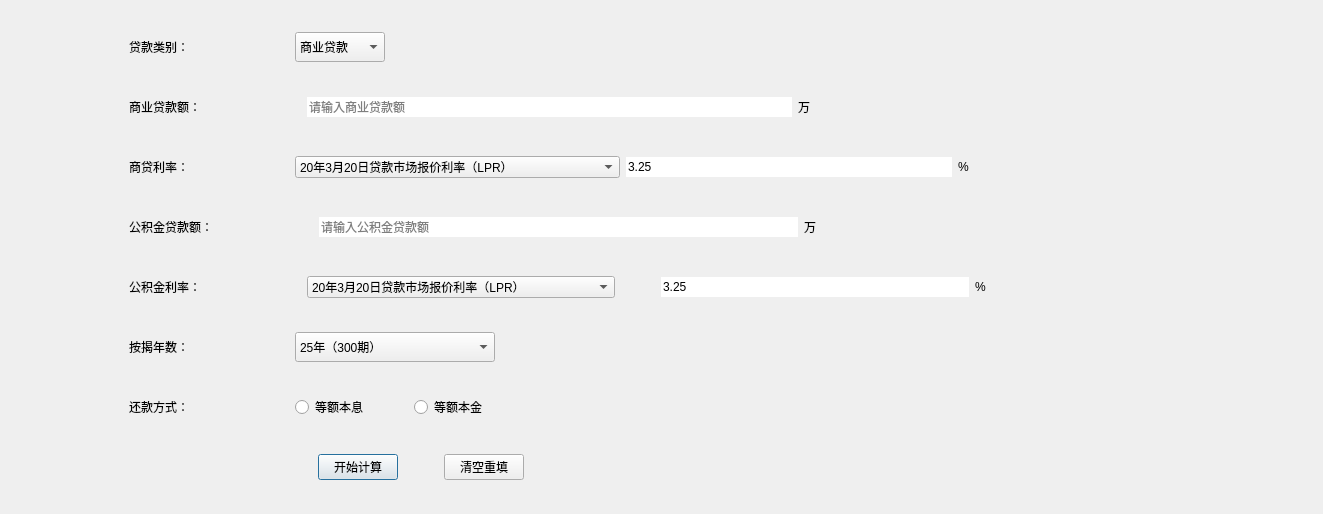
<?xml version="1.0" encoding="UTF-8"?>
<ui version="4.0">
 <class>Mix</class>
 <widget class="QDialog" name="Mix">
  <property name="geometry">
   <rect>
    <x>0</x>
    <y>0</y>
    <width>1323</width>
    <height>514</height>
   </rect>
  </property>
  <property name="windowTitle">
   <string>Dialog</string>
  </property>
  <layout class="QVBoxLayout" name="verticalLayout">
   <item>
    <widget class="QWidget" name="widget_10" native="true">
     <property name="sizePolicy">
      <sizepolicy hsizetype="Expanding" vsizetype="Expanding">
       <horstretch>100</horstretch>
       <verstretch>100</verstretch>
      </sizepolicy>
     </property>
     <layout class="QVBoxLayout" name="verticalLayout_3">
      <item>
       <widget class="QWidget" name="widget_3" native="true">
        <layout class="QHBoxLayout" name="horizontalLayout_4">
         <item>
          <spacer name="horizontalSpacer_5">
           <property name="orientation">
            <enum>Qt::Horizontal</enum>
           </property>
           <property name="sizeType">
            <enum>QSizePolicy::Fixed</enum>
           </property>
           <property name="sizeHint" stdset="0">
            <size>
             <width>100</width>
             <height>20</height>
            </size>
           </property>
          </spacer>
         </item>
         <item>
          <widget class="QLabel" name="label_3">
           <property name="text">
            <string>贷款类别：</string>
           </property>
          </widget>
         </item>
         <item>
          <spacer name="horizontalSpacer_30">
           <property name="orientation">
            <enum>Qt::Horizontal</enum>
           </property>
           <property name="sizeType">
            <enum>QSizePolicy::Fixed</enum>
           </property>
           <property name="sizeHint" stdset="0">
            <size>
             <width>100</width>
             <height>20</height>
            </size>
           </property>
          </spacer>
         </item>
         <item>
          <widget class="QComboBox" name="comboBox_4">
           <property name="maximumSize">
            <size>
             <width>100</width>
             <height>30</height>
            </size>
           </property>
           <property name="currentText">
            <string>组合型贷款</string>
           </property>
           <item>
            <property name="text">
             <string>商业贷款</string>
            </property>
           </item>
           <item>
            <property name="text">
             <string>公积金贷款</string>
            </property>
           </item>
           <item>
            <property name="text">
             <string>组合型贷款</string>
            </property>
           </item>
          </widget>
         </item>
         <item>
          <spacer name="horizontalSpacer_6">
           <property name="orientation">
            <enum>Qt::Horizontal</enum>
           </property>
           <property name="sizeHint" stdset="0">
            <size>
             <width>40</width>
             <height>20</height>
            </size>
           </property>
          </spacer>
         </item>
        </layout>
       </widget>
      </item>
      <item>
       <widget class="QWidget" name="widget_12" native="true">
        <layout class="QHBoxLayout" name="horizontalLayout_9">
         <item>
          <spacer name="horizontalSpacer_23">
           <property name="orientation">
            <enum>Qt::Horizontal</enum>
           </property>
           <property name="sizeType">
            <enum>QSizePolicy::Fixed</enum>
           </property>
           <property name="sizeHint" stdset="0">
            <size>
             <width>100</width>
             <height>20</height>
            </size>
           </property>
          </spacer>
         </item>
         <item>
          <widget class="QLabel" name="label_9">
           <property name="text">
            <string>商业贷款额：</string>
           </property>
          </widget>
         </item>
         <item>
          <spacer name="horizontalSpacer_27">
           <property name="orientation">
            <enum>Qt::Horizontal</enum>
           </property>
           <property name="sizeType">
            <enum>QSizePolicy::Fixed</enum>
           </property>
           <property name="sizeHint" stdset="0">
            <size>
             <width>100</width>
             <height>20</height>
            </size>
           </property>
          </spacer>
         </item>
         <item>
          <widget class="QLineEdit" name="lineEdit_1">
           <property name="enabled">
            <bool>true</bool>
           </property>
           <property name="text">
            <string/>
           </property>
           <property name="frame">
            <bool>false</bool>
           </property>
           <property name="placeholderText">
            <string>请输入商业贷款额</string>
           </property>
          </widget>
         </item>
         <item>
          <widget class="QLabel" name="label_12">
           <property name="text">
            <string>万</string>
           </property>
          </widget>
         </item>
         <item>
          <spacer name="horizontalSpacer_32">
           <property name="orientation">
            <enum>Qt::Horizontal</enum>
           </property>
           <property name="sizeHint" stdset="0">
            <size>
             <width>40</width>
             <height>20</height>
            </size>
           </property>
          </spacer>
         </item>
        </layout>
       </widget>
      </item>
      <item>
       <widget class="QWidget" name="widget_11" native="true">
        <layout class="QHBoxLayout" name="horizontalLayout_6">
         <item>
          <spacer name="horizontalSpacer_9">
           <property name="orientation">
            <enum>Qt::Horizontal</enum>
           </property>
           <property name="sizeType">
            <enum>QSizePolicy::Fixed</enum>
           </property>
           <property name="sizeHint" stdset="0">
            <size>
             <width>100</width>
             <height>20</height>
            </size>
           </property>
          </spacer>
         </item>
         <item>
          <widget class="QLabel" name="label_5">
           <property name="text">
            <string>商贷利率：</string>
           </property>
          </widget>
         </item>
         <item>
          <spacer name="horizontalSpacer_10">
           <property name="orientation">
            <enum>Qt::Horizontal</enum>
           </property>
           <property name="sizeType">
            <enum>QSizePolicy::Fixed</enum>
           </property>
           <property name="sizeHint" stdset="0">
            <size>
             <width>100</width>
             <height>20</height>
            </size>
           </property>
          </spacer>
         </item>
         <item>
          <widget class="QComboBox" name="comboBox_1">
           <property name="sizePolicy">
            <sizepolicy hsizetype="Expanding" vsizetype="Fixed">
             <horstretch>0</horstretch>
             <verstretch>0</verstretch>
            </sizepolicy>
           </property>
           <item>
            <property name="text">
             <string>20年3月20日贷款市场报价利率（LPR）</string>
            </property>
           </item>
           <item>
            <property name="text">
             <string>19年9月20日贷款市场报价利率（LPR）</string>
            </property>
           </item>
           <item>
            <property name="text">
             <string>15年10月24日利率上限（1.1倍）</string>
            </property>
           </item>
           <item>
            <property name="text">
             <string>15年10月24日利率上限（1.05倍）</string>
            </property>
           </item>
           <item>
            <property name="text">
             <string>15年10月24日利率下限（85折）</string>
            </property>
           </item>
           <item>
            <property name="text">
             <string>15年10月24日利率下限（7折）</string>
            </property>
           </item>
           <item>
            <property name="text">
             <string>15年10月24日基准利率</string>
            </property>
           </item>
           <item>
            <property name="text">
             <string>15年8月26日利率上限（1.1倍）</string>
            </property>
           </item>
           <item>
            <property name="text">
             <string>15年8月26日利率下限（85折）</string>
            </property>
           </item>
           <item>
            <property name="text">
             <string>15年8月26日利率下限（7折）</string>
            </property>
           </item>
           <item>
            <property name="text">
             <string>15年8月26日基准利率</string>
            </property>
           </item>
           <item>
            <property name="text">
             <string>15年6月28日利率上限（1.1倍）</string>
            </property>
           </item>
           <item>
            <property name="text">
             <string>15年6月28日利率下限（85折）</string>
            </property>
           </item>
           <item>
            <property name="text">
             <string>15年6月28日利率下限（7折）</string>
            </property>
           </item>
           <item>
            <property name="text">
             <string>15年6月28日基准利率</string>
            </property>
           </item>
           <item>
            <property name="text">
             <string>15年5月11日利率上限（1.1倍）</string>
            </property>
           </item>
           <item>
            <property name="text">
             <string>15年5月11日利率下限（85折）</string>
            </property>
           </item>
           <item>
            <property name="text">
             <string>15年5月11日利率下限（7折）</string>
            </property>
           </item>
           <item>
            <property name="text">
             <string>15年5月11日基准利率</string>
            </property>
           </item>
           <item>
            <property name="text">
             <string>15年3月1日利率上限（1.1倍）</string>
            </property>
           </item>
           <item>
            <property name="text">
             <string>15年3月1日利率上限（85折）</string>
            </property>
           </item>
           <item>
            <property name="text">
             <string>15年3月1日利率上限（7折）</string>
            </property>
           </item>
           <item>
            <property name="text">
             <string>15年3月1日基准利率</string>
            </property>
           </item>
           <item>
            <property name="text">
             <string>14年11月22日利率上限（1.1倍）</string>
            </property>
           </item>
           <item>
            <property name="text">
             <string>14年11月22日利率下限（85折）</string>
            </property>
           </item>
           <item>
            <property name="text">
             <string>14年11月22日利率下限（7折）</string>
            </property>
           </item>
           <item>
            <property name="text">
             <string>14年11月22日基准利率</string>
            </property>
           </item>
           <item>
            <property name="text">
             <string>12年7月6日利率上限（1.1倍）</string>
            </property>
           </item>
           <item>
            <property name="text">
             <string>12年7月6日利率下限（85折）</string>
            </property>
           </item>
           <item>
            <property name="text">
             <string>12年7月6日利率下限（7折）</string>
            </property>
           </item>
           <item>
            <property name="text">
             <string>12年7月6日基准利率</string>
            </property>
           </item>
           <item>
            <property name="text">
             <string>12年6月8日利率上限（1.1倍）</string>
            </property>
           </item>
           <item>
            <property name="text">
             <string>12年6月8日利率下限（85折）</string>
            </property>
           </item>
           <item>
            <property name="text">
             <string>12年6月8日利率下限（7折）</string>
            </property>
           </item>
           <item>
            <property name="text">
             <string>12年6月8日基准利率</string>
            </property>
           </item>
          </widget>
         </item>
         <item>
          <widget class="QLineEdit" name="lineEdit_9">
           <property name="acceptDrops">
            <bool>true</bool>
           </property>
           <property name="text">
            <string>3.25</string>
           </property>
           <property name="frame">
            <bool>false</bool>
           </property>
          </widget>
         </item>
         <item>
          <widget class="QLabel" name="label_18">
           <property name="text">
            <string>%</string>
           </property>
          </widget>
         </item>
         <item>
          <spacer name="horizontalSpacer_31">
           <property name="orientation">
            <enum>Qt::Horizontal</enum>
           </property>
           <property name="sizeHint" stdset="0">
            <size>
             <width>40</width>
             <height>20</height>
            </size>
           </property>
          </spacer>
         </item>
        </layout>
       </widget>
      </item>
      <item>
       <widget class="QWidget" name="widget_13" native="true">
        <layout class="QHBoxLayout" name="horizontalLayout_10">
         <item>
          <spacer name="horizontalSpacer_33">
           <property name="orientation">
            <enum>Qt::Horizontal</enum>
           </property>
           <property name="sizeType">
            <enum>QSizePolicy::Fixed</enum>
           </property>
           <property name="sizeHint" stdset="0">
            <size>
             <width>100</width>
             <height>20</height>
            </size>
           </property>
          </spacer>
         </item>
         <item>
          <widget class="QLabel" name="label_13">
           <property name="text">
            <string>公积金贷款额：</string>
           </property>
          </widget>
         </item>
         <item>
          <spacer name="horizontalSpacer_34">
           <property name="orientation">
            <enum>Qt::Horizontal</enum>
           </property>
           <property name="sizeType">
            <enum>QSizePolicy::Fixed</enum>
           </property>
           <property name="sizeHint" stdset="0">
            <size>
             <width>100</width>
             <height>20</height>
            </size>
           </property>
          </spacer>
         </item>
         <item>
          <widget class="QLineEdit" name="lineEdit_3">
           <property name="enabled">
            <bool>true</bool>
           </property>
           <property name="text">
            <string/>
           </property>
           <property name="frame">
            <bool>false</bool>
           </property>
           <property name="placeholderText">
            <string>请输入公积金贷款额</string>
           </property>
          </widget>
         </item>
         <item>
          <widget class="QLabel" name="label_17">
           <property name="text">
            <string>万</string>
           </property>
          </widget>
         </item>
         <item>
          <spacer name="horizontalSpacer_35">
           <property name="orientation">
            <enum>Qt::Horizontal</enum>
           </property>
           <property name="sizeHint" stdset="0">
            <size>
             <width>40</width>
             <height>20</height>
            </size>
           </property>
          </spacer>
         </item>
        </layout>
       </widget>
      </item>
      <item>
       <widget class="QWidget" name="widget_14" native="true">
        <layout class="QHBoxLayout" name="horizontalLayout_11">
         <item>
          <spacer name="horizontalSpacer_36">
           <property name="orientation">
            <enum>Qt::Horizontal</enum>
           </property>
           <property name="sizeType">
            <enum>QSizePolicy::Fixed</enum>
           </property>
           <property name="sizeHint" stdset="0">
            <size>
             <width>100</width>
             <height>20</height>
            </size>
           </property>
          </spacer>
         </item>
         <item>
          <widget class="QLabel" name="label_14">
           <property name="text">
            <string>公积金利率：</string>
           </property>
          </widget>
         </item>
         <item>
          <spacer name="horizontalSpacer_37">
           <property name="orientation">
            <enum>Qt::Horizontal</enum>
           </property>
           <property name="sizeType">
            <enum>QSizePolicy::Fixed</enum>
           </property>
           <property name="sizeHint" stdset="0">
            <size>
             <width>100</width>
             <height>20</height>
            </size>
           </property>
          </spacer>
         </item>
         <item>
          <widget class="QComboBox" name="comboBox_2">
           <property name="sizePolicy">
            <sizepolicy hsizetype="Expanding" vsizetype="Fixed">
             <horstretch>0</horstretch>
             <verstretch>0</verstretch>
            </sizepolicy>
           </property>
           <item>
            <property name="text">
             <string>20年3月20日贷款市场报价利率（LPR）</string>
            </property>
           </item>
           <item>
            <property name="text">
             <string>19年9月20日贷款市场报价利率（LPR）</string>
            </property>
           </item>
           <item>
            <property name="text">
             <string>15年10月24日利率上限（1.1倍）</string>
            </property>
           </item>
           <item>
            <property name="text">
             <string>15年10月24日利率上限（1.05倍）</string>
            </property>
           </item>
           <item>
            <property name="text">
             <string>15年10月24日利率下限（85折）</string>
            </property>
           </item>
           <item>
            <property name="text">
             <string>15年10月24日利率下限（7折）</string>
            </property>
           </item>
           <item>
            <property name="text">
             <string>15年10月24日基准利率</string>
            </property>
           </item>
           <item>
            <property name="text">
             <string>15年8月26日利率上限（1.1倍）</string>
            </property>
           </item>
           <item>
            <property name="text">
             <string>15年8月26日利率下限（85折）</string>
            </property>
           </item>
           <item>
            <property name="text">
             <string>15年8月26日利率下限（7折）</string>
            </property>
           </item>
           <item>
            <property name="text">
             <string>15年8月26日基准利率</string>
            </property>
           </item>
           <item>
            <property name="text">
             <string>15年6月28日利率上限（1.1倍）</string>
            </property>
           </item>
           <item>
            <property name="text">
             <string>15年6月28日利率下限（85折）</string>
            </property>
           </item>
           <item>
            <property name="text">
             <string>15年6月28日利率下限（7折）</string>
            </property>
           </item>
           <item>
            <property name="text">
             <string>15年6月28日基准利率</string>
            </property>
           </item>
           <item>
            <property name="text">
             <string>15年5月11日利率上限（1.1倍）</string>
            </property>
           </item>
           <item>
            <property name="text">
             <string>15年5月11日利率下限（85折）</string>
            </property>
           </item>
           <item>
            <property name="text">
             <string>15年5月11日利率下限（7折）</string>
            </property>
           </item>
           <item>
            <property name="text">
             <string>15年5月11日基准利率</string>
            </property>
           </item>
           <item>
            <property name="text">
             <string>15年3月1日利率上限（1.1倍）</string>
            </property>
           </item>
           <item>
            <property name="text">
             <string>15年3月1日利率上限（85折）</string>
            </property>
           </item>
           <item>
            <property name="text">
             <string>15年3月1日利率上限（7折）</string>
            </property>
           </item>
           <item>
            <property name="text">
             <string>15年3月1日基准利率</string>
            </property>
           </item>
           <item>
            <property name="text">
             <string>14年11月22日利率上限（1.1倍）</string>
            </property>
           </item>
           <item>
            <property name="text">
             <string>14年11月22日利率下限（85折）</string>
            </property>
           </item>
           <item>
            <property name="text">
             <string>14年11月22日利率下限（7折）</string>
            </property>
           </item>
           <item>
            <property name="text">
             <string>14年11月22日基准利率</string>
            </property>
           </item>
           <item>
            <property name="text">
             <string>12年7月6日利率上限（1.1倍）</string>
            </property>
           </item>
           <item>
            <property name="text">
             <string>12年7月6日利率下限（85折）</string>
            </property>
           </item>
           <item>
            <property name="text">
             <string>12年7月6日利率下限（7折）</string>
            </property>
           </item>
           <item>
            <property name="text">
             <string>12年7月6日基准利率</string>
            </property>
           </item>
           <item>
            <property name="text">
             <string>12年6月8日利率上限（1.1倍）</string>
            </property>
           </item>
           <item>
            <property name="text">
             <string>12年6月8日利率下限（85折）</string>
            </property>
           </item>
           <item>
            <property name="text">
             <string>12年6月8日利率下限（7折）</string>
            </property>
           </item>
           <item>
            <property name="text">
             <string>12年6月8日基准利率</string>
            </property>
           </item>
          </widget>
         </item>
         <item>
          <spacer name="horizontalSpacer_38">
           <property name="orientation">
            <enum>Qt::Horizontal</enum>
           </property>
           <property name="sizeType">
            <enum>QSizePolicy::Fixed</enum>
           </property>
           <property name="sizeHint" stdset="0">
            <size>
             <width>40</width>
             <height>20</height>
            </size>
           </property>
          </spacer>
         </item>
         <item>
          <widget class="QLineEdit" name="lineEdit_8">
           <property name="acceptDrops">
            <bool>true</bool>
           </property>
           <property name="text">
            <string>3.25</string>
           </property>
           <property name="frame">
            <bool>false</bool>
           </property>
           <property name="placeholderText">
            <string/>
           </property>
          </widget>
         </item>
         <item>
          <widget class="QLabel" name="label_15">
           <property name="text">
            <string>%</string>
           </property>
          </widget>
         </item>
         <item>
          <spacer name="horizontalSpacer_39">
           <property name="orientation">
            <enum>Qt::Horizontal</enum>
           </property>
           <property name="sizeHint" stdset="0">
            <size>
             <width>40</width>
             <height>20</height>
            </size>
           </property>
          </spacer>
         </item>
        </layout>
       </widget>
      </item>
      <item>
       <widget class="QWidget" name="widget_17" native="true">
        <layout class="QHBoxLayout" name="horizontalLayout_16">
         <item>
          <spacer name="horizontalSpacer_50">
           <property name="orientation">
            <enum>Qt::Horizontal</enum>
           </property>
           <property name="sizeType">
            <enum>QSizePolicy::Fixed</enum>
           </property>
           <property name="sizeHint" stdset="0">
            <size>
             <width>100</width>
             <height>20</height>
            </size>
           </property>
          </spacer>
         </item>
         <item>
          <widget class="QLabel" name="label_20">
           <property name="text">
            <string>按揭年数：</string>
           </property>
          </widget>
         </item>
         <item>
          <spacer name="horizontalSpacer_51">
           <property name="orientation">
            <enum>Qt::Horizontal</enum>
           </property>
           <property name="sizeType">
            <enum>QSizePolicy::Fixed</enum>
           </property>
           <property name="sizeHint" stdset="0">
            <size>
             <width>100</width>
             <height>20</height>
            </size>
           </property>
          </spacer>
         </item>
         <item>
          <widget class="QComboBox" name="comboBox_3">
           <property name="sizePolicy">
            <sizepolicy hsizetype="Expanding" vsizetype="Fixed">
             <horstretch>0</horstretch>
             <verstretch>0</verstretch>
            </sizepolicy>
           </property>
           <property name="maximumSize">
            <size>
             <width>200</width>
             <height>30</height>
            </size>
           </property>
           <property name="iconSize">
            <size>
             <width>300</width>
             <height>30</height>
            </size>
           </property>
           <item>
            <property name="text">
             <string>25年（300期）</string>
            </property>
           </item>
           <item>
            <property name="text">
             <string>24年（288期）</string>
            </property>
           </item>
           <item>
            <property name="text">
             <string>23年（276期）</string>
            </property>
           </item>
           <item>
            <property name="text">
             <string>22年（264期）</string>
            </property>
           </item>
           <item>
            <property name="text">
             <string>21年（252期）</string>
            </property>
           </item>
           <item>
            <property name="text">
             <string>20年（240期）</string>
            </property>
           </item>
           <item>
            <property name="text">
             <string>19年（228期）</string>
            </property>
           </item>
           <item>
            <property name="text">
             <string>18年（216期）</string>
            </property>
           </item>
           <item>
            <property name="text">
             <string>17年（204期）</string>
            </property>
           </item>
           <item>
            <property name="text">
             <string>16年（192期）</string>
            </property>
           </item>
           <item>
            <property name="text">
             <string>15年（180期）</string>
            </property>
           </item>
           <item>
            <property name="text">
             <string>14年（168期）</string>
            </property>
           </item>
           <item>
            <property name="text">
             <string>13年（156期）</string>
            </property>
           </item>
           <item>
            <property name="text">
             <string>12年（144期）</string>
            </property>
           </item>
           <item>
            <property name="text">
             <string>11年（132期）</string>
            </property>
           </item>
           <item>
            <property name="text">
             <string>10年（120期）</string>
            </property>
           </item>
           <item>
            <property name="text">
             <string>9年（108期）</string>
            </property>
           </item>
           <item>
            <property name="text">
             <string>8年（96期）</string>
            </property>
           </item>
           <item>
            <property name="text">
             <string>7年（84期）</string>
            </property>
           </item>
           <item>
            <property name="text">
             <string>6年（72期）</string>
            </property>
           </item>
           <item>
            <property name="text">
             <string>5年（60期）</string>
            </property>
           </item>
           <item>
            <property name="text">
             <string>4年（48期）</string>
            </property>
           </item>
           <item>
            <property name="text">
             <string>3年（36期）</string>
            </property>
           </item>
           <item>
            <property name="text">
             <string>2年（24期）</string>
            </property>
           </item>
           <item>
            <property name="text">
             <string>1年（12期）</string>
            </property>
           </item>
          </widget>
         </item>
         <item>
          <spacer name="horizontalSpacer_52">
           <property name="orientation">
            <enum>Qt::Horizontal</enum>
           </property>
           <property name="sizeHint" stdset="0">
            <size>
             <width>40</width>
             <height>20</height>
            </size>
           </property>
          </spacer>
         </item>
        </layout>
       </widget>
      </item>
      <item>
       <widget class="QWidget" name="widget_15" native="true">
        <layout class="QHBoxLayout" name="horizontalLayout_13">
         <item>
          <spacer name="horizontalSpacer_40">
           <property name="orientation">
            <enum>Qt::Horizontal</enum>
           </property>
           <property name="sizeType">
            <enum>QSizePolicy::Fixed</enum>
           </property>
           <property name="sizeHint" stdset="0">
            <size>
             <width>100</width>
             <height>20</height>
            </size>
           </property>
          </spacer>
         </item>
         <item>
          <widget class="QLabel" name="label_16">
           <property name="text">
            <string>还款方式：</string>
           </property>
          </widget>
         </item>
         <item>
          <spacer name="horizontalSpacer_41">
           <property name="orientation">
            <enum>Qt::Horizontal</enum>
           </property>
           <property name="sizeType">
            <enum>QSizePolicy::Fixed</enum>
           </property>
           <property name="sizeHint" stdset="0">
            <size>
             <width>100</width>
             <height>20</height>
            </size>
           </property>
          </spacer>
         </item>
         <item>
          <widget class="QRadioButton" name="radioButton_1">
           <property name="text">
            <string>等额本息</string>
           </property>
          </widget>
         </item>
         <item>
          <spacer name="horizontalSpacer_42">
           <property name="orientation">
            <enum>Qt::Horizontal</enum>
           </property>
           <property name="sizeType">
            <enum>QSizePolicy::Fixed</enum>
           </property>
           <property name="sizeHint" stdset="0">
            <size>
             <width>40</width>
             <height>20</height>
            </size>
           </property>
          </spacer>
         </item>
         <item>
          <widget class="QRadioButton" name="radioButton_2">
           <property name="text">
            <string>等额本金</string>
           </property>
          </widget>
         </item>
         <item>
          <spacer name="horizontalSpacer_43">
           <property name="orientation">
            <enum>Qt::Horizontal</enum>
           </property>
           <property name="sizeHint" stdset="0">
            <size>
             <width>40</width>
             <height>20</height>
            </size>
           </property>
          </spacer>
         </item>
        </layout>
       </widget>
      </item>
      <item>
       <widget class="QWidget" name="widget_16" native="true">
        <layout class="QHBoxLayout" name="horizontalLayout_14">
         <item>
          <spacer name="horizontalSpacer_44">
           <property name="orientation">
            <enum>Qt::Horizontal</enum>
           </property>
           <property name="sizeType">
            <enum>QSizePolicy::Fixed</enum>
           </property>
           <property name="sizeHint" stdset="0">
            <size>
             <width>289</width>
             <height>20</height>
            </size>
           </property>
          </spacer>
         </item>
         <item>
          <widget class="QPushButton" name="pushButton_1">
           <property name="text">
            <string>开始计算</string>
           </property>
          </widget>
         </item>
         <item>
          <spacer name="horizontalSpacer_45">
           <property name="orientation">
            <enum>Qt::Horizontal</enum>
           </property>
           <property name="sizeType">
            <enum>QSizePolicy::Fixed</enum>
           </property>
           <property name="sizeHint" stdset="0">
            <size>
             <width>40</width>
             <height>20</height>
            </size>
           </property>
          </spacer>
         </item>
         <item>
          <widget class="QPushButton" name="pushButton_2">
           <property name="text">
            <string>清空重填</string>
           </property>
          </widget>
         </item>
         <item>
          <spacer name="horizontalSpacer_46">
           <property name="orientation">
            <enum>Qt::Horizontal</enum>
           </property>
           <property name="sizeHint" stdset="0">
            <size>
             <width>40</width>
             <height>20</height>
            </size>
           </property>
          </spacer>
         </item>
        </layout>
       </widget>
      </item>
     </layout>
     <zorder>widget_3</zorder>
     <zorder>widget_11</zorder>
     <zorder>widget_12</zorder>
     <zorder>widget_14</zorder>
     <zorder>widget_15</zorder>
     <zorder>widget_16</zorder>
     <zorder>widget_13</zorder>
     <zorder>widget_17</zorder>
    </widget>
   </item>
  </layout>
 </widget>
 <resources/>
 <connections/>
</ui>
